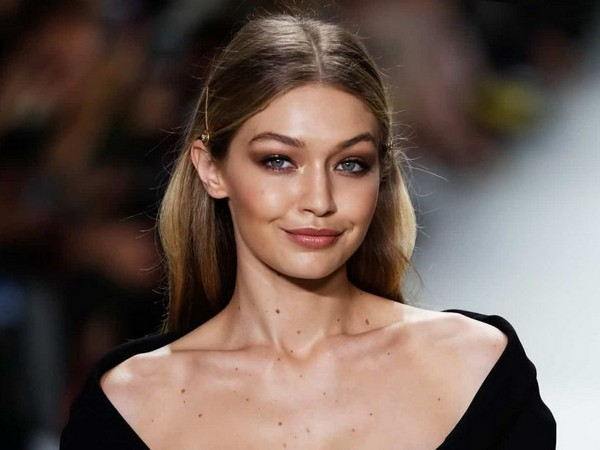
#> input picture Digital Image Processing/gigi.jpg, 600 x 450 px
$ python slicing.py
#> lines starting #> are read from the running program, lines starting #| are printed output that depends on the picture; after the words box and inside, x2 and y2 are one past the last pixel; in counts of white or black regions, pixels touching at a corner belong together
import cv2
import numpy as np
from matplotlib import pyplot as plt

image = cv2.imread('gigi.jpg',0)
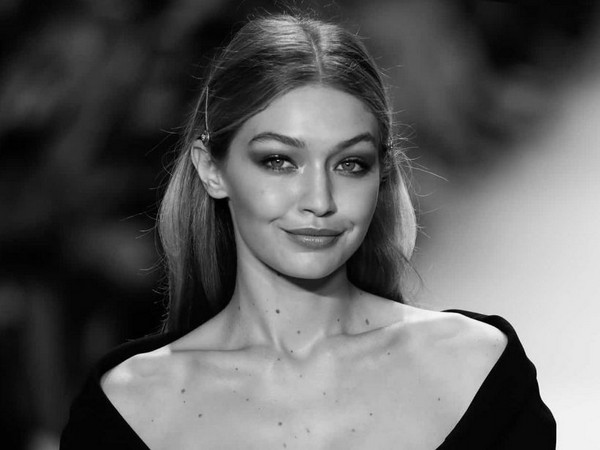
#> image: shape (450, 600); min 0, max 255, mean 95.4
#0 is for greyscale image
#1 is for colour images
x,y = image.shape
#> x = 450; y = 600
z=np.zeros((x,y))
for i in range (0,x):
    for j in range(0,y):
        if(image[i][j]>30 and image[i][j]<150):
            z[i][j]=255
        else:
            z[i][j] = 0
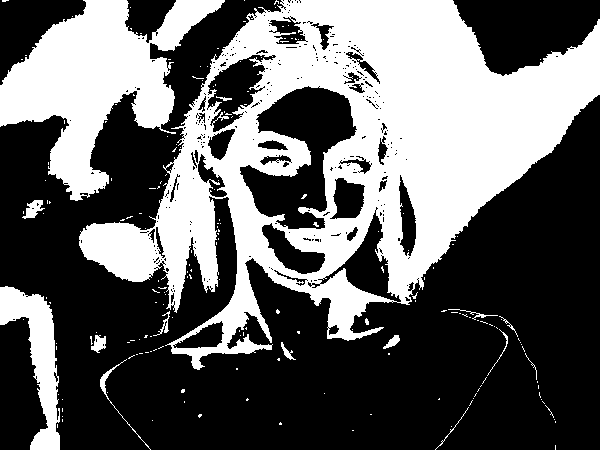
#> z: shape (450, 600) float64; 38.5% white; 191 white regions (175 under 20 px), largest, box (x1, y1, x2, y2) and area: (79, 0, 600, 370) 78492, (0, 0, 225, 201) 19514, (0, 286, 60, 450) 4117
slicing = np.hstack((image, z))
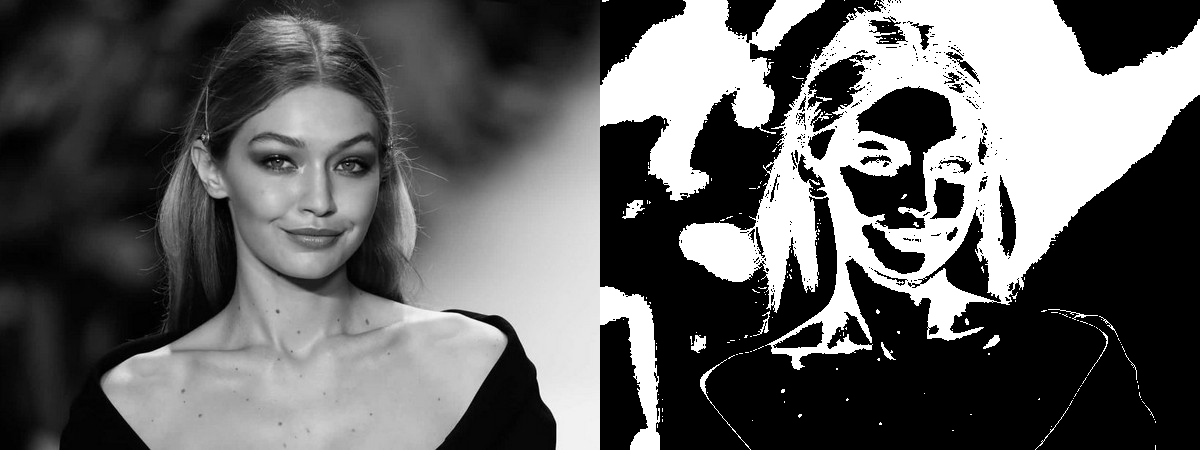
#> slicing: shape (450, 1200) float64; min 0, max 255, mean 96.8
plt.title("Original Image and Grayscale image slicing with background")
plt.imshow(slicing, 'gray')
plt.show()

$ run again, with Digital Image Processing/WhatsApp Image 2023-01-20 at 14.17.19.jpg copied over Digital Image Processing/gigi.jpg
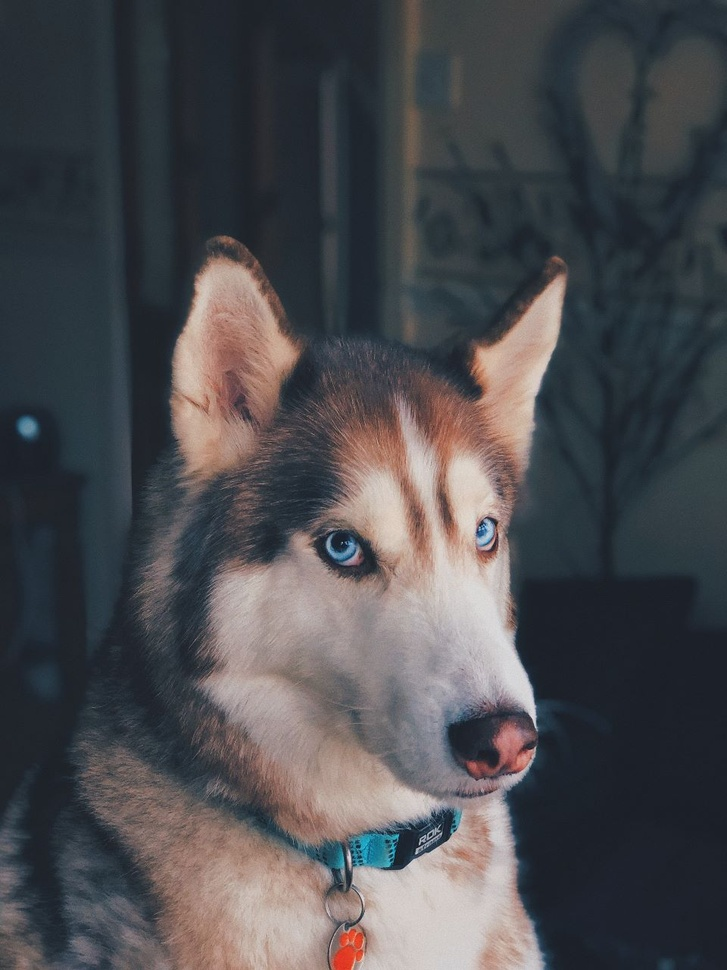
#> input picture Digital Image Processing/WhatsApp Image 2023-01-20 at 14.17.19.jpg, 727 x 970 px, shrunk from 960 x 1280 before the run
#> after the loop `for i in range (0,x):`:
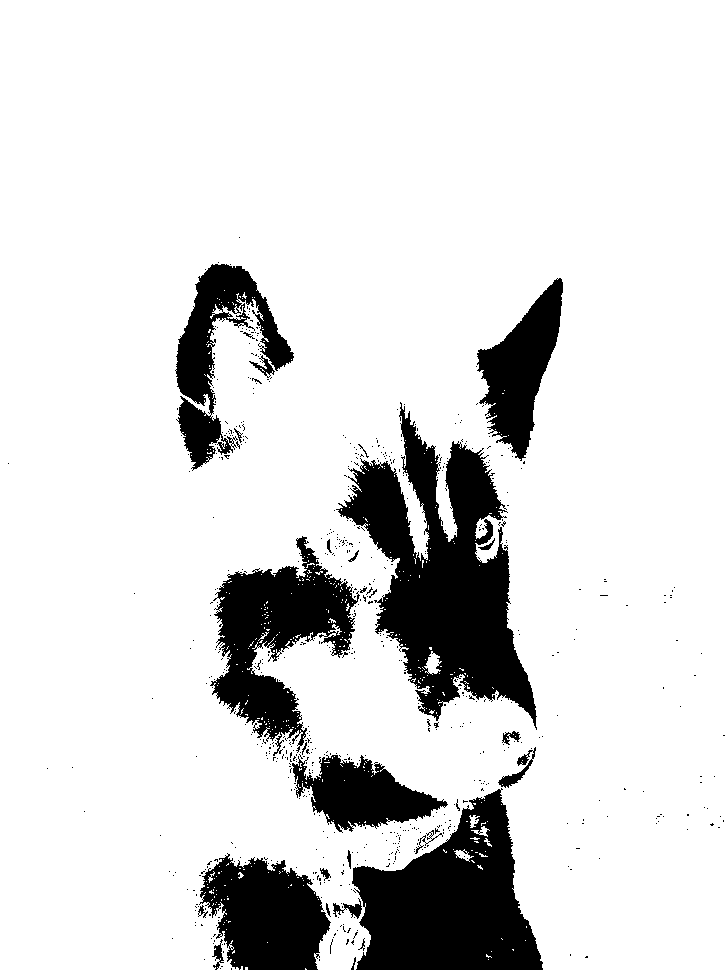
#> z: shape (970, 727) float64; 85.9% white; 673 black regions (646 under 20 px), largest, box (x1, y1, x2, y2) and area: (336, 402, 537, 730) 28331, (352, 788, 543, 970) 20827, (210, 536, 360, 756) 14044
#> `slicing = np.hstack((image, z))`:
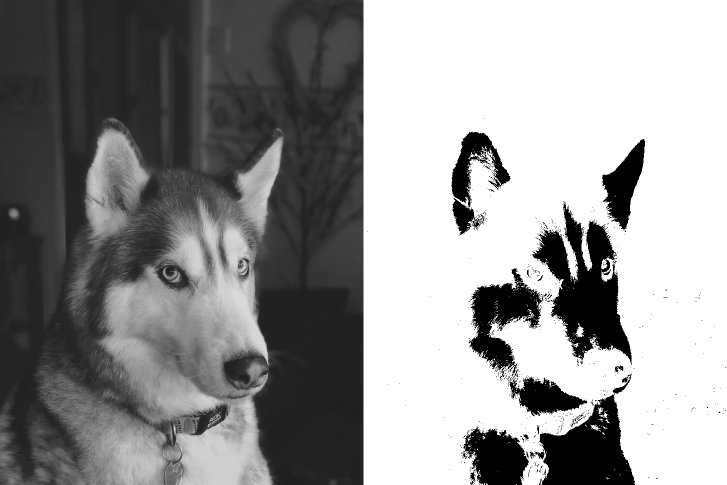
#> slicing: shape (970, 1454) float64 (shown at 1/2 size); min 0, max 255, mean 147.7
